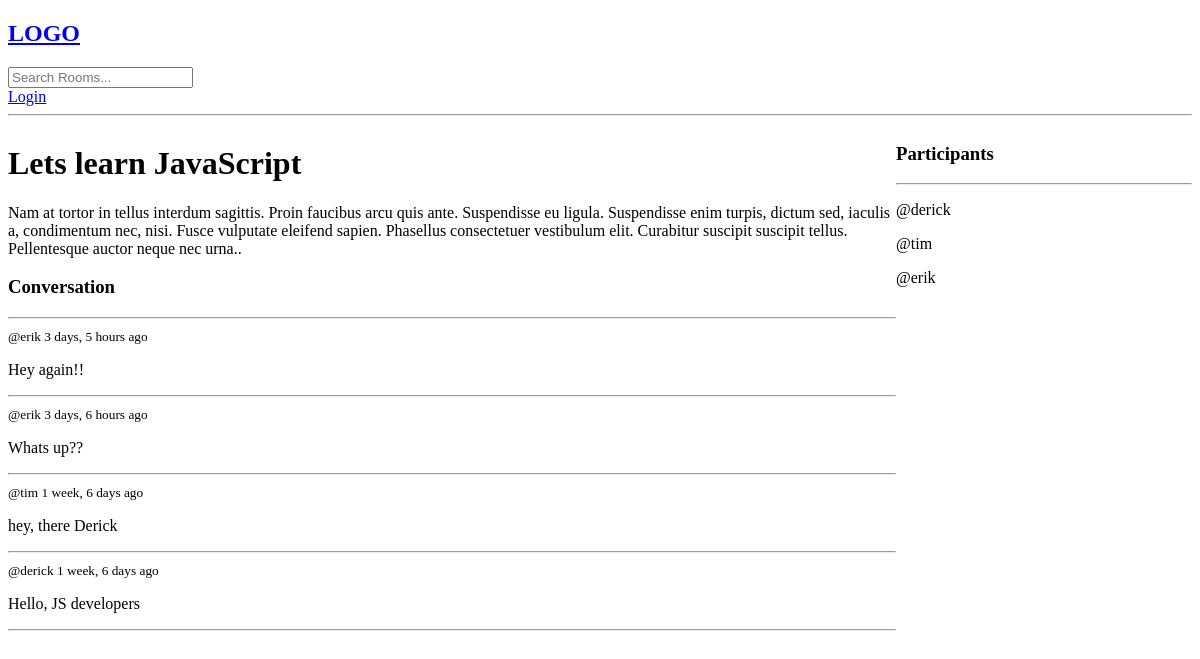
The app's page /room/1/, older data.
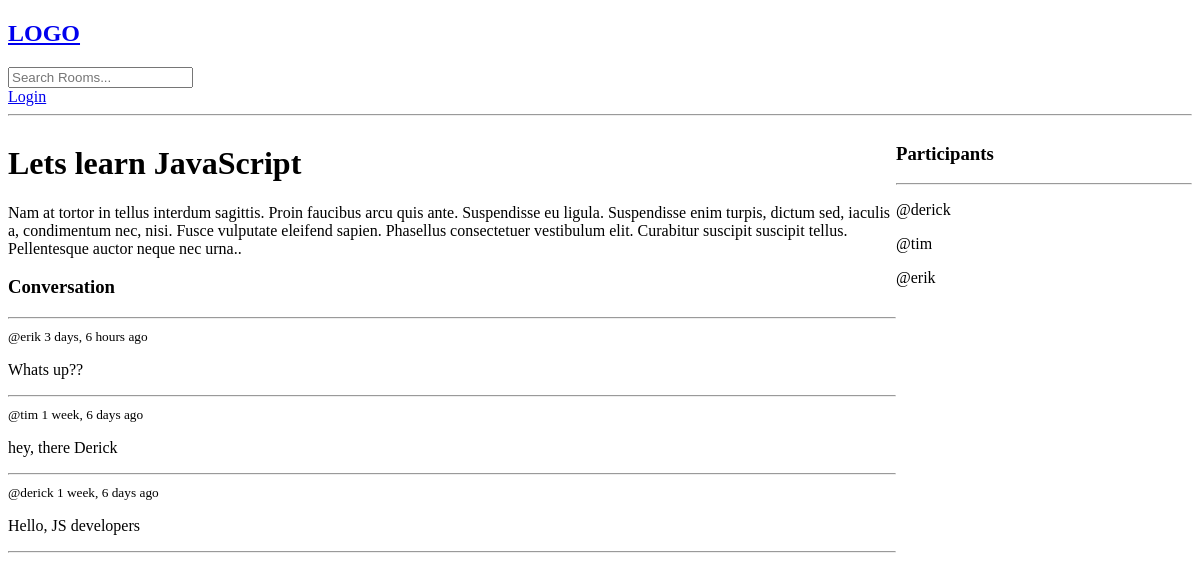
The same page, newer data.
### base/models.py (models this page shows, shortened)
class Message(models.Model):
    user = models.ForeignKey(User, on_delete=models.CASCADE) # database table relationship
    room = models.ForeignKey(Room, on_delete=models.CASCADE)
    body = models.TextField()
    updated = models.DateTimeField(auto_now=True)
    created = models.DateTimeField(auto_now_add=True)
    class Meta:
        ordering = ['-updated', '-created'] # '-' enables order by descending order(new first)

### base/views.py (the view, shortened to what this page needs)
# urls.py: path('room/<str:pk>/', views.room, name='room'),
def room(request, pk):  #Dynamic route in Python
    room = Room.objects.get(id=pk)
    room_messages = room.message_set.all()  # gets all messages related to this room
    participants = room.participants.all()  # get all room participants
    context = {'room': room, 'room_messages': room_messages, 'participants':participants}
    return render(request, 'base/room.html', context)

### base/templates/base/room.html (shortened to what this page needs)
{% extends 'main.html' %} {% block content %}
<div class="room-container">
    <div>
        <h1>{{room.name}}</h1>
        <p>{{room.description}}</p>
        <div class="comment-wrapper">
        <h3>Conversation</h3>
        <hr />
        {% for message in room_messages %}
        <div>
            <small>@{{message.user}} {{message.created|timesince}} ago</small>
            <p>{{message.body}}</p>
            <hr />
        </div>
        {% endfor %}
        </div>
    </div>
    <div>
        <h3>Participants</h3>
        <hr>
        {% for user in participants %}
        <div>
            <p>@{{user.username}}</p>
        </div>
        {% endfor %}
    </div>
</div>
{% endblock content %}

Row changes from the older to the newer data that the page shows:
removed Message: user "erik", created "3 days, 5 hours", body "Hey again!!"
